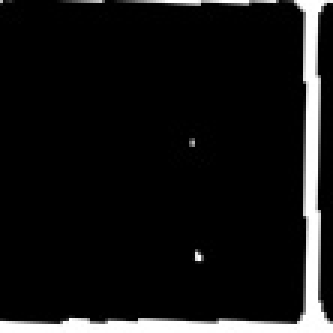
#> input picture phase1_digits/font_1/test_7/tile_1_4.jpg, 111 x 111 px, found by its file name (shown 3 times larger)
$ jupyter execute --allow-errors welson_phase2.ipynb
#> lines starting #> are read from the running program, lines starting #| are printed output that depends on the picture; after the words box and inside, x2 and y2 are one past the last pixel; in counts of white or black regions, pixels touching at a corner belong together
[cell 1]
import cv2
import numpy as np
import matplotlib.pyplot as plt
import os

# Get Font 1 templates ready

[cell 2]
# Path to the folder containing your JPEG images
folder_path = 'digits/font_1/'
# Create lists to store original and processed images
original_images = []
processed_images = []

[cell 3]
# Iterate through all files in the folder
for filename in os.listdir(folder_path):
    if filename.endswith('.jpg'):
        print(filename)
        # Read the image in grayscale
        image_path = os.path.join(folder_path, filename)
        image = cv2.imread(image_path, 0)
        # Threshold the image to create a binary mask
        _, thresh = cv2.threshold(image, 1, 255, cv2.THRESH_BINARY)

        # Find contours
        contours, _ = cv2.findContours(thresh, cv2.RETR_EXTERNAL, cv2.CHAIN_APPROX_SIMPLE)

        # Get the height and width of the image
        height, width = image.shape[:2]

        # Create a mask to fill border-connected regions
        mask = np.zeros((height + 2, width + 2), dtype=np.uint8)
        for contour in contours:
            # Get bounding box coordinates
            x, y, w, h = cv2.boundingRect(contour)

            # If contour touches the border of the image, fill it with white in the mask
            if x == 0 or y == 0 or x + w == width or y + h == height:
                cv2.drawContours(mask, [contour], 0, 255, -1)  # Fill contour in the mask

        # Crop the mask to match the size of the input image
        mask = mask[1:-1, 1:-1]

        # Apply the mask to the original image to turn border-connected pixels black
        result = image.copy()
        result[mask == 255] = 0  # Set pixels to black where mask is white

        # Append original and processed images to lists
        original_images.append(image)
        processed_images.append(result)

[cell 4]
# Function to make border pixels black
def make_border_black(image_array):
    height, width = image_array.shape
    image_array[0, :] = 0  # Top border
    image_array[height - 1, :] = 0  # Bottom border
    image_array[:, 0] = 0  # Left border
    image_array[:, width - 1] = 0  # Right border
    return image_array

# Display the original image
plt.subplot(1, 2, 1)
plt.title('Original Image')
#> (the rest of this cell did not finish here and is left out)

[cell 5]
# Show original vs processed images
num_images = len(processed_images)

plt.figure(figsize=(14, 7 * num_images))
for i in range(num_images):
    plt.subplot(num_images, 2, i * 2 + 1)
    plt.imshow(original_images[i], cmap='gray')
    plt.title(f'Original Image {i+1}')
    plt.axis('off')

    plt.subplot(num_images, 2, i * 2 + 2)
    plt.imshow(processed_images[i], cmap='gray')
    plt.title(f'Processed Image {i+1}')
    plt.axis('off')

plt.tight_layout()
plt.show()

[cell 6]
# [41 lines left out: function find_and_draw_longest_lines, not called in this run]

[cell 7]
def remove_border_connected(image):
    # Read the image in grayscale
    #image = cv2.imread(image_path, 0)  # Replace with your image path

    # Threshold the image to create a binary mask
    _, thresh = cv2.threshold(image, 1, 255, cv2.THRESH_BINARY)
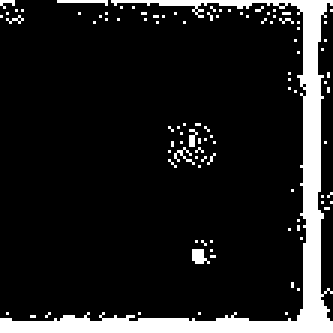
#> thresh: shape (111, 111) (shown 3 times larger); 12.2% white; 99 white regions (97 under 20 px)
#> image is the input picture: shape (111, 111); min 0, max 255, mean 21.4

    # Find contours
    contours, _ = cv2.findContours(thresh, cv2.RETR_EXTERNAL, cv2.CHAIN_APPROX_SIMPLE)
#> contours = 99 contours, 98 with area under 20; largest, box (x1, y1, x2, y2) and area: (0, 0, 111, 111) 997

    # Get the height and width of the image
    height, width = image.shape[:2]
#> height = 111; width = 111

    # Create a mask to fill border-connected regions
    mask = np.zeros((height + 2, width + 2), dtype=np.uint8)

    # Iterate through each contour
    for contour in contours:
        # Get bounding box coordinates
        x, y, w, h = cv2.boundingRect(contour)

        # If contour touches the border of the image, fill it with white in the mask
        if x == 0 or y == 0 or x + w == width or y + h == height:
            cv2.drawContours(mask, [contour], 0, 255, -1)  # Fill contour in the mask
#> this loop made 99 passes
#> (x, y, w, h) on passes 2, 3, 4, 6, 7, 10, 11, 12, 14, 15, 16, 18: (95, 104, 1, 1), (66, 104, 1, 1), (46, 104, 1, 1), (2, 104, 1, 1), (99, 96, 1, 1), (70, 83, 1, 1), (64, 83, 6, 5), (70, 80, 1, 1), (65, 80, 1, 1), (100, 79, 1, 1), (96, 76, 1, 1), (99, 73, 1, 1)
#> (contour, x, y, w, h) on passes 1, 5, 8, 9, 13, 17: ([[10, 105], [11, 105]], 10, 105, 2, 1), ([[16, 104], [15, 105]], 15, 104, 2, 2), ([[97, 94], [97, 95]], 97, 94, 1, 2), ([[70, 85], [71, 85]], 70, 85, 2, 1), ([[67, 80], [68, 81]], 67, 80, 2, 2), ([[99, 75], [99, 76]], 99, 75, 1, 2)
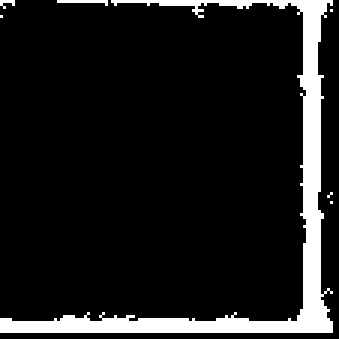
#> mask: shape (113, 113) (shown 3 times larger); 10.4% white; 7 white regions (6 under 20 px), largest, box (x1, y1, x2, y2) and area: (0, 0, 111, 111) 1298

    # Crop the mask to match the size of the input image
    mask = mask[1:-1, 1:-1]
#> mask: shape (111, 111); 10% white; 15 white regions (13 under 20 px), largest, box (x1, y1, x2, y2) and area: (0, 0, 110, 110) 1171, (52, 0, 67, 5) 22

    # Apply the mask to the original image to turn border-connected pixels black
    result = image.copy()
    result[mask == 255] = 0  # Set pixels to black where mask is white
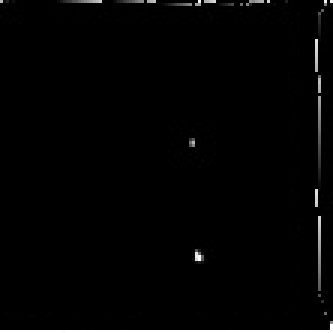
#> result: shape (111, 111) (shown 3 times larger); 8.57% of pixels changed, all inside (x1, y1, x2, y2) = (0, 0, 110, 110)

    return result

# Example usage:
image_path = 'phase1_digits/font_3/test_3/tile_1_4.jpg'  # Replace with your image path
processed_image = remove_border_connected(cv2.imread(image_path, 0))

# Display the original and processed images
plt.figure(figsize=(8, 4))

plt.subplot(121)
plt.imshow(cv2.imread(image_path, 0), cmap='gray')
plt.title('Original Image')
plt.axis('off')

plt.subplot(122)
plt.imshow(processed_image, cmap='gray')
plt.title('Processed Image')
plt.axis('off')

plt.tight_layout()
plt.show()

[cell 8]
# Read the grayscale image
#gray_image = cv2.imread('digits/6.jpg', 0)  # Replace 'path_to_your_grayscale_image.jpg' with the actual path
gray_image = cv2.imread('phase1_digits/font_2/test_9/tile_7_8.jpg', 0)  # Replace 'path_to_your_grayscale_image.jpg' with the actual path
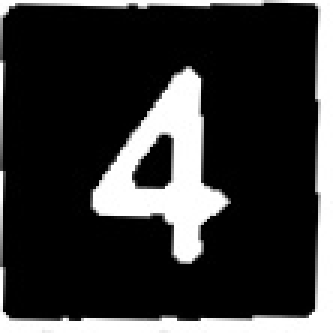
#> input picture phase1_digits/font_1/test_7/tile_7_8.jpg, 111 x 111 px, found by its file name (shown 3 times larger)
#> gray_image is the input picture: shape (111, 111); min 0, max 255, mean 53.7
if gray_image is None:
    print('Image not found.')
gray_image = make_border_black(gray_image)
#> in make_border_black, `image_array[height - 1, :] = 0`:
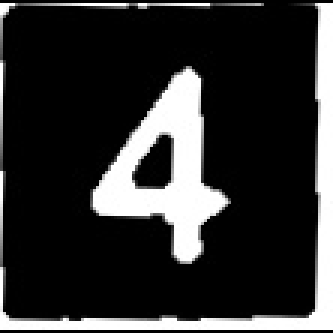
#> image_array: shape (111, 111) (shown 3 times larger); min 0, max 255, mean 49.2
#> in make_border_black, `image_array[:, 0] = 0`:
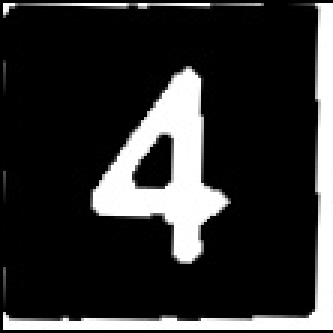
#> image_array: shape (111, 111) (shown 3 times larger); 0.88% of pixels changed, all inside (x1, y1, x2, y2) = (0, 1, 1, 110)
#> in make_border_black, `image_array[:, width - 1] = 0`:
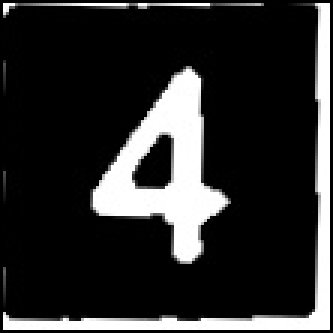
#> image_array: shape (111, 111) (shown 3 times larger); 0.88% of pixels changed, all inside (x1, y1, x2, y2) = (110, 1, 111, 110)
# gray_image = find_and_draw_longest_lines(gray_image)
inverted_gray_image = cv2.bitwise_not(gray_image)
_, inverted_binarized_image = cv2.threshold(inverted_gray_image, 120, 255, cv2.THRESH_BINARY)  # Adjust the threshold value as needed
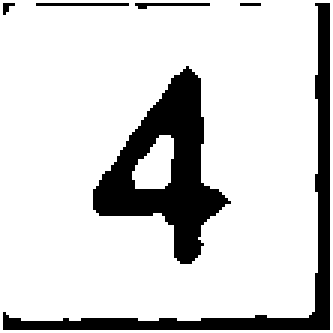
#> inverted_binarized_image: shape (111, 111) (shown 3 times larger); 82.5% white; 6 black regions (2 under 20 px), largest, box (x1, y1, x2, y2) and area: (31, 22, 77, 88) 1214, (1, 1, 110, 110) 863, (12, 1, 43, 2) 31, (45, 1, 70, 3) 28
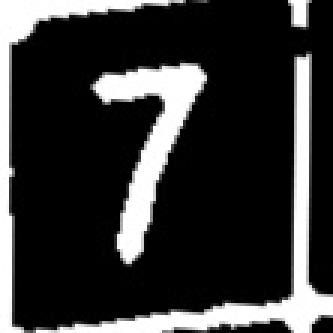
#> input picture phase1_digits/font_1/test_6/tile_0_0.jpg, 111 x 111 px, found by its file name (shown 3 times larger)
#> further down, box_image is the input picture: shape (111, 111, 3); min 0, max 255, mean 53.4
NUMBER = -1

## Template Matching

[cell 9]
import cv2
import numpy as np
import os
import matplotlib.pyplot as plt

# Path to the folder containing template images
template_folder = 'digits/font_3/'

# Path to the folder containing box images
box_folder = 'phase1_digits/font_3/test_1'

# Threshold for template matching
matching_threshold = 0.5  # Adjust this threshold as needed

# Create a list to store the results
matching_results = []

# Loop through each box image
#> (the rest of this cell did not finish here and is left out)

 # SIFT

[cell 10]
import cv2

def match_images_with_SIFT(gray_image, processed_images, flag):
#> called with flag = True
    sift = cv2.SIFT_create()
    matches_count = [0] * len(processed_images)  # Assuming there are digits from 0 to 9

    keypoints_sample, descriptors_sample = sift.detectAndCompute(gray_image, None)
#> keypoints_sample = 49 keypoints; strongest (x, y, size): (51, 56, 8.1), (62, 82, 6.6), (38, 65, 10.7), (59, 36, 13.1)

    for i, processed_image in enumerate(processed_images, 1):
        keypoints_processed, descriptors_processed = sift.detectAndCompute(processed_image, None)
        bf = cv2.BFMatcher()
        matches = bf.knnMatch(descriptors_sample, descriptors_processed, k=2)

        good_matches = []
        for m, n in matches:
            if m.distance < 0.5 * n.distance:
                good_matches.append(m)

        matches_count[i-1] = len(good_matches)  # Update matches count at index i - 1
        result_image = cv2.drawMatches(gray_image, keypoints_sample, processed_image, keypoints_processed, good_matches, None, flags=cv2.DrawMatchesFlags_NOT_DRAW_SINGLE_POINTS)
        if flag:


            fig, ax = plt.subplots(1, 3, figsize=(15, 5))

            ax[0].imshow(gray_image, cmap='gray')
            ax[0].set_title('Sample Digit')
            ax[0].axis('off')

            ax[1].imshow(processed_image, cmap='gray')
            ax[1].set_title('Processed Image')
            ax[1].axis('off')

            ax[2].imshow(result_image)
            ax[2].set_title(f'Matches - Good Matches: {len(good_matches)}')
            ax[2].axis('off')

            plt.tight_layout()
            plt.show()
#> after the loop, matches_count = []
        # Visualization code (commented out for returning matches_count)

    return matches_count

# ORB

[cell 11]
# Example usage:
# Assuming 'gray_image' is the sample image and 'original_images' contains the processed images
matches_array = match_images_with_SIFT(gray_image, processed_images,True)
#> matches_array = []
matches_array

[cell 12]
def match_images_with_ORB(gray_image, processed_images,flag):
#> called with flag = True
    orb = cv2.ORB_create()
    matches_count = [0] * len(processed_images)  # Initialize matches_count with the length of processed_images

    keypoints_sample_orb, descriptors_sample_orb = orb.detectAndCompute(gray_image, None)
#> keypoints_sample_orb = 42 keypoints; strongest (x, y, size): (54, 46, 37.2), (55, 45, 31), (55, 46, 44.6), (75, 67, 31)

    for i, original_image in enumerate(processed_images):
        keypoints_processed_orb, descriptors_processed_orb = orb.detectAndCompute(original_image, None)
        bf = cv2.BFMatcher(cv2.NORM_HAMMING, crossCheck=True)
        matches = bf.match(descriptors_sample_orb, descriptors_processed_orb)

        matches = sorted(matches, key=lambda x: x.distance)

        good_matches_orb = []
        for m in matches:
            if m.distance < 40:  # Adjust this threshold as needed
                good_matches_orb.append(m)

        matches_count[i] = len(good_matches_orb)  # Update matches count at index i
        result_image = cv2.drawMatches(gray_image, keypoints_sample_orb, original_image, keypoints_processed_orb, good_matches_orb, None, flags=cv2.DrawMatchesFlags_NOT_DRAW_SINGLE_POINTS)
        if flag:
            fig, ax = plt.subplots(1, 3, figsize=(15, 5))

            ax[0].imshow(gray_image, cmap='gray')
            ax[0].set_title('Sample Digit')
            ax[0].axis('off')

            ax[1].imshow(original_image, cmap='gray')
            ax[1].set_title('Processed Image')
            ax[1].axis('off')

            ax[2].imshow(result_image)
            ax[2].set_title(f'Matches - Good Matches: {len(good_matches_orb)}')
            ax[2].axis('off')

            plt.tight_layout()
            plt.show()
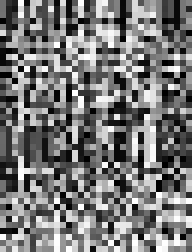
#> descriptors_sample_orb: shape (42, 32) (shown 6 times larger); min 0, max 255, mean 119.6
#> after the loop, matches_count = []

    return matches_count
